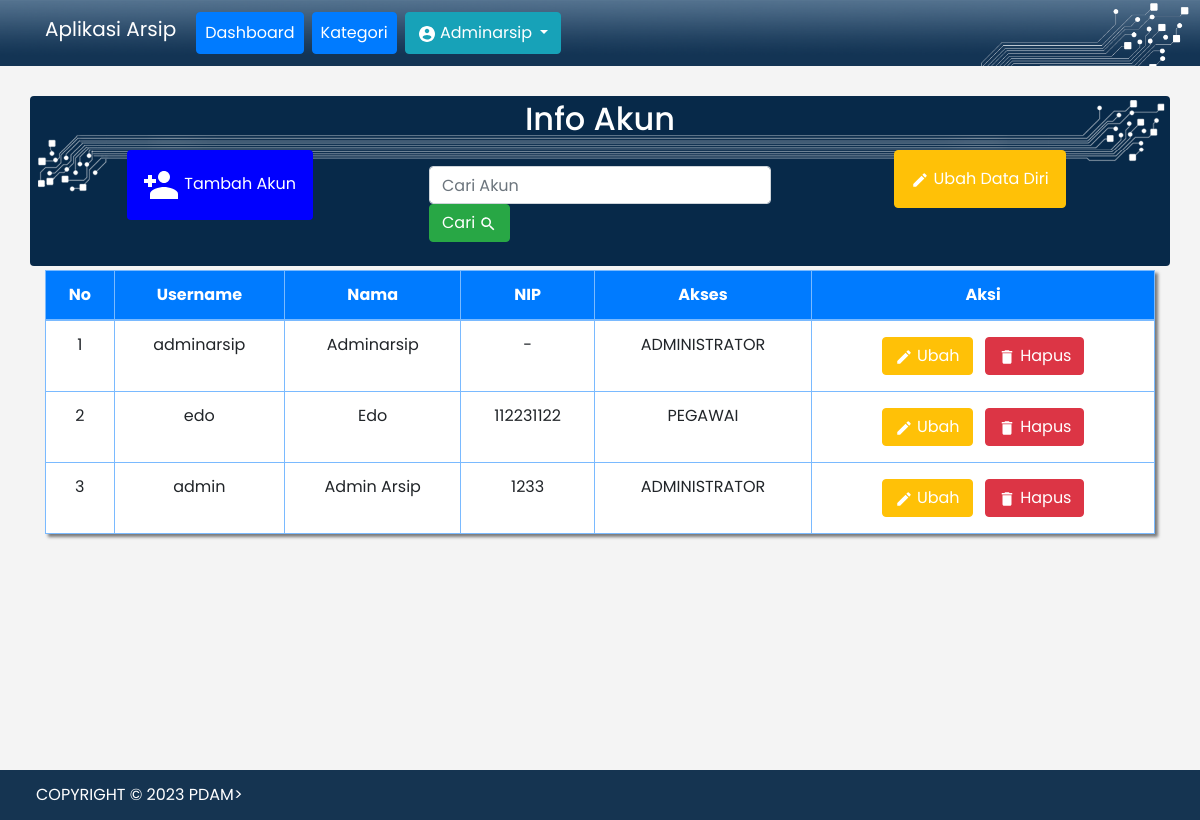
/info_akun.php (signed in), run on the app's committed database.
### tables this page shows
CREATE TABLE `user` (
  `id_user` int(11) NOT NULL,
  `username` varchar(20) NOT NULL,
  `password` varchar(350) NOT NULL,
  `nama` varchar(50) NOT NULL,
  `nip` varchar(20) NOT NULL,
  `akses` enum('administrator','pegawai') NOT NULL
);

### functions.php (called while the page is built, shortened)
<?php
$koneksi = mysqli_connect("localhost", "root", "", "arsip");
function query($query)
{
	global $koneksi;
	$result = mysqli_query($koneksi, $query);
	$rows = [];
	while ($row = mysqli_fetch_assoc($result)) {
		$rows[] = $row;
	}
	return $rows;
}

### info_akun.php (the view, shortened to what this page needs)
<?php
require 'functions.php';
$ambil = query("SELECT * FROM user WHERE id_user ='$_SESSION[id_user]'")[0];
$isi = mysqli_query($koneksi, "SELECT * FROM user");
?>
<!doctype html>
<html lang="en">
<head>
	<link rel="stylesheet" href="vendor/bootstrap.min.css">
	<link rel="stylesheet" href="vendor/style.css">
</head>
<body class="bg">
	<?php include 'include/navbar.php'; ?>
	<section>
		<div class="container">
			<div class="row">
				<div class="col rounded-top text-white p-1 bg-supergraphic text-center">
					<h2>Info Akun</h2>
				</div>
			</div>
			<div class="row rounded-bottom bg-supergraphics text-center justify-content-center mb-1">
				<?php if ($_SESSION['akses'] == 'administrator') : ?>
					<div class="col-md-4 mb-2">
						<a href="tambah_akun.php" class="btn button-color p-3">
							<img src="img/baseline_person_add_white_18dp.png"> Tambah Akun</a>
					</div>
				<?php endif ?>
				<div class="col-md-4 mt-3 mb-4">
					<form class="form-inline my-2 my-lg-0 m-1" method="post">
						<input class="form-control mr-sm-2" type="text" autocomplete="off" placeholder="Cari Akun" aria-label="Search" name="keyword">
						<button class="btn btn-success my-2 my-sm-0" name="cari" type="submit">Cari
							<img src="img/baseline_search_white_18dp.png"></button>
					</form>
				</div>
				<?php if ($ambil['id_user']) : ?>
					<div class="col-md-4 mb-2">
						<a href="ubah_akun.php?id=<?= $ambil['id_user']; ?>" onclick="return confirm('Apakah Anda Ingin Mengubah Akun ?');" class="btn btn-warning p-3 text-center text-white">
							<img src="img/baseline_edit_white_18dp.png"> Ubah Data Diri</a>
					</div>
				<?php endif ?>
			</div>
			<table class="table bg-white table-bordered table-hover table-primary shadow-box">
				<thead class="bg-primary text-white text-center">
					<tr>
						<th>No</th>
						<th>Username</th>
						<th>Nama</th>
						<th>NIP</th>
						<th>Akses</th>
						<?php if ($_SESSION['akses'] == 'administrator') : ?>
							<th>Aksi</th>
						<?php endif; ?>
					</tr>
				</thead>
				<tbody>
					<?php $i = 1; ?>
					<?php foreach ($isi as $row) : ?>
						<tr class="text-center">
							<td><?= $i; ?></td>
							<td><?= $row['username']; ?></td>
							<td><?= ucwords($row['nama']); ?></td>
							<td><?= $row['nip']; ?></td>
							<td><?= strtoupper($row['akses']); ?></td>
							<?php if ($_SESSION['akses'] == 'administrator') : ?>
								<td>
									<a href="ubah_akun.php?id=<?= $ambil['id_user']; ?>" onclick="return confirm('Apakah Anda Ingin Mengubah Akun ?');" class="btn btn-warning m-1 text-center text-white">
										<img src="img/baseline_edit_white_18dp.png"> Ubah</a>
									<a href="hapus_akun.php?id=<?= $row['id_user']; ?>" onclick="return confirm('Apakah Anda Ingin Menghapus Akun ?');" class="btn btn-danger m-1 text-center">
										<img src="img/baseline_delete_white_18dp.png"> Hapus</a>
								</td>
							<?php endif ?>
						</tr>
						<?php $i++; ?>
					<?php endforeach; ?>
				</tbody>
			</table>
		</div>
	</section>
	<div class="footer">
	<p>COPYRIGHT &copy; <?= date('Y'); ?> PDAM></a></a></p>
	</div>
</body>
</html>

### include/navbar.php (shortened to what this page needs)
<nav class="navbar navbar-expand-lg navbar-dark bg-navbar fixed-top">
  <div class="container">
    <a class="navbar-brand mb-2" href="index.php">Aplikasi Arsip</a>
    <div class="collapse navbar-collapse" id="navbarSupportedContent">
      <ul class="navbar-nav mr-auto">
        <li class="nav-item">
          <a class="nav-link btn btn-primary text-white m-1" href="index.php">Dashboard</a>
        </li>
        <?php if ($_SESSION['akses'] == 'administrator') : ?>
              <li class="nav-item">
                <a class="nav-link btn btn-primary text-white m-1" href="kategori.php">Kategori</a>
              </li>
              <?php endif; ?>
        <li class="nav-item">
          <div class="dropdown text-center mt-1">
            <button class="btn btn-info dropdown-toggle ml-1 pt-2 pb-2" type="button" id="dropdownMenuButton" data-toggle="dropdown" aria-haspopup="true" aria-expanded="false">
              <img src="img/baseline_account_circle_white_18dp.png"> <?= ucfirst($_SESSION["nama"]); ?>
            </button>
          </div>
        </li>
      </ul>
    </div>
  </div>
</nav>
<div class="container">
  <div class="row">
  </div>
</div>

### data on the page
user: username "adminarsip", nama "Adminarsip", nip "-", akses "ADMINISTRATOR"
user: username "edo", nama "Edo", nip "112231122", akses "PEGAWAI"
user: username "admin", nama "Admin Arsip", nip "1233", akses "ADMINISTRATOR"

### other printed values
$_SESSION["nama"] "Adminarsip"
